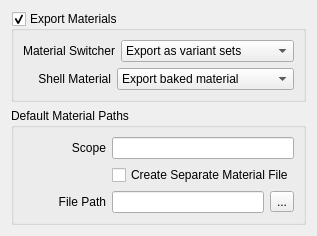
<?xml version="1.0" encoding="UTF-8"?>
<ui version="4.0">
 <class>UsdExportMaterialsRollup</class>
 <widget class="QWidget" name="UsdExportMaterialsRollup">
  <property name="windowTitle">
   <string>Materials</string>
  </property>
  <layout class="QVBoxLayout" name="verticalLayout">
   <item>
    <widget class="QGroupBox" name="ExportMaterialsGroupBox">
     <property name="toolTip">
      <string>If selected, material targets defined in this group and through plug-in configurations are used for USD export.</string>
     </property>
     <property name="title">
      <string>Export Materials</string>
     </property>
     <property name="checkable">
      <bool>true</bool>
     </property>
     <layout class="QVBoxLayout" name="verticalLayout_2">
      <item>
       <layout class="QVBoxLayout" name="ConvertToMaterialsLayout"/>
      </item>
      <item>
       <widget class="QWidget" name="MaterialSwitcherOptionWidget" native="true">
        <layout class="QGridLayout" name="MaterialSwitcherOptionLayout" columnstretch="1,2">
         <property name="leftMargin">
          <number>0</number>
         </property>
         <property name="topMargin">
          <number>0</number>
         </property>
         <property name="rightMargin">
          <number>0</number>
         </property>
         <property name="bottomMargin">
          <number>0</number>
         </property>
         <item row="0" column="0">
          <widget class="QLabel" name="MaterialSwitcherExportStyleLabel">
           <property name="text">
            <string>Material Switcher</string>
           </property>
           <property name="alignment">
            <set>Qt::AlignRight|Qt::AlignTrailing|Qt::AlignVCenter</set>
           </property>
          </widget>
         </item>
         <item row="0" column="1">
          <widget class="QComboBox" name="MaterialSwitcherExportStyleComboBox">
           <item>
            <property name="text">
             <string>Export as variant sets</string>
            </property>
           </item>
           <item>
            <property name="text">
             <string>Export active material only</string>
            </property>
           </item>
                 </widget>
      </item>
     </layout>
    </widget>
   </item>
   <item>
    <widget class="QWidget" name="ShellMtlOptionWidget" native="true">
     <layout class="QGridLayout" name="ShellMtlOptionLayout" columnstretch="1,2">
      <property name="leftMargin">
       <number>0</number>
      </property>
      <property name="topMargin">
       <number>0</number>
      </property>
      <property name="rightMargin">
       <number>0</number>
      </property>
      <property name="bottomMargin">
       <number>0</number>
      </property>
      <item row="0" column="0">
       <widget class="QLabel" name="ShellMtlExportStyleLabel">
        <property name="text">
         <string>Shell Material</string>
        </property>
        <property name="alignment">
         <set>Qt::AlignRight|Qt::AlignTrailing|Qt::AlignVCenter</set>
        </property>
       </widget>
      </item>
      <item row="0" column="1">
       <widget class="QComboBox" name="ShellMtlExportStyleComboBox">
        <item>
         <property name="text">
          <string>Export baked material</string>
         </property>
        </item>
        <item>
         <property name="text">
          <string>Export original material</string>
         </property>
        </item>
        <item>
         <property name="text">
          <string>Export both materials</string>
         </property>
        </item>
       </widget>
      </item>
     </layout>
    </widget>
   </item>
  </layout>
    </widget>
   </item>
   <item>
    <widget class="QGroupBox" name="groupBox">
     <property name="title">
      <string>Default Material Paths</string>
     </property>
     <layout class="QGridLayout" name="gridLayout" columnstretch="3,5,1">
      <item row="4" column="1">
       <widget class="QLineEdit" name="materialLayerPath">
        <property name="toolTip">
         <string>Enter a relative or absolute file path to set where your materials get exported to. A relative path will be set in relation to your root USD layer. </string>
        </property>
       </widget>
      </item>
      <item row="4" column="0">
       <widget class="QLabel" name="layerPathLabel">
        <property name="text">
         <string>File Path</string>
        </property>
        <property name="alignment">
         <set>Qt::AlignRight|Qt::AlignTrailing|Qt::AlignVCenter</set>
        </property>
       </widget>
      </item>
      <item row="0" column="0">
       <widget class="QLabel" name="label">
        <property name="text">
         <string>Scope</string>
        </property>
        <property name="alignment">
         <set>Qt::AlignRight|Qt::AlignTrailing|Qt::AlignVCenter</set>
        </property>
       </widget>
      </item>
      <item row="4" column="2">
       <widget class="QToolButton" name="materialLayerPicker">
        <property name="text">
         <string>...</string>
        </property>
       </widget>
      </item>
      <item row="0" column="1" colspan="2">
       <widget class="QLineEdit" name="materialPrimPath">
        <property name="toolTip">
         <string>Enter the scope name under which materials get placed.</string>
        </property>
       </widget>
      </item>
      <item row="1" column="1" colspan="2">
       <widget class="QCheckBox" name="separateMaterialLayer">
        <property name="toolTip">
         <string>Enable to have materials export to a separate USD file at the File Path specified. When disabled, materials get written into your root layer.</string>
        </property>
        <property name="text">
         <string>Create Separate Material File</string>
        </property>
       </widget>
      </item>
     </layout>
    </widget>
   </item>
  </layout>
 </widget>
 <resources/>
 <connections/>
</ui>
